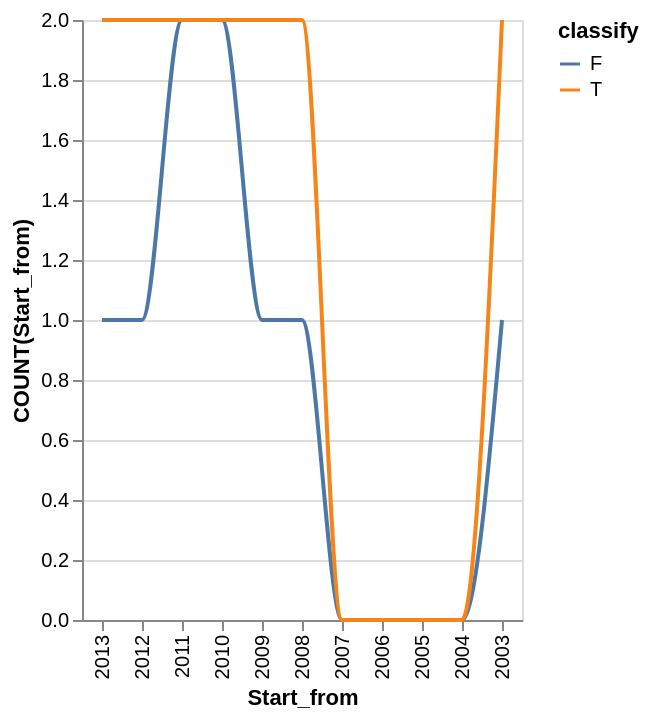

Here is the Vega-Lite specification saved for this chart:
### Vega-Lite specification from a JSON file in a GitHub repository (floating-point values rounded to 4 significant figures)
{"data": {"values": [{"x_data": "2013", "y_data": 1, "classify": "F"}, {"x_data": "2012", "y_data": 1, "classify": "F"}, {"x_data": "2011", "y_data": 2, "classify": "F"}, {"x_data": "2010", "y_data": 2, "classify": "F"}, {"x_data": "2009", "y_data": 1, "classify": "F"}, {"x_data": "2008", "y_data": 1, "classify": "F"}, {"x_data": "2007", "y_data": 0, "classify": "F"}, {"x_data": "2006", "y_data": 0, "classify": "F"}, {"x_data": "2005", "y_data": 0, "classify": "F"}, {"x_data": "2004", "y_data": 0, "classify": "F"}, {"x_data": "2003", "y_data": 1, "classify": "F"}, {"x_data": "2013", "y_data": 2, "classify": "T"}, {"x_data": "2012", "y_data": 2, "classify": "T"}, {"x_data": "2011", "y_data": 2, "classify": "T"}, {"x_data": "2010", "y_data": 2, "classify": "T"}, {"x_data": "2009", "y_data": 2, "classify": "T"}, {"x_data": "2008", "y_data": 2, "classify": "T"}, {"x_data": "2007", "y_data": 0, "classify": "T"}, {"x_data": "2006", "y_data": 0, "classify": "T"}, {"x_data": "2005", "y_data": 0, "classify": "T"}, {"x_data": "2004", "y_data": 0, "classify": "T"}, {"x_data": "2003", "y_data": 2, "classify": "T"}]}, "mark": {"type": "line", "interpolate": "monotone"}, "encoding": {"x": {"field": "x_data", "type": "nominal", "title": "Start_from", "sort": "descending"}, "y": {"field": "y_data", "type": "quantitative", "title": "COUNT(Start_from)"}, "color": {"field": "classify"}}}
